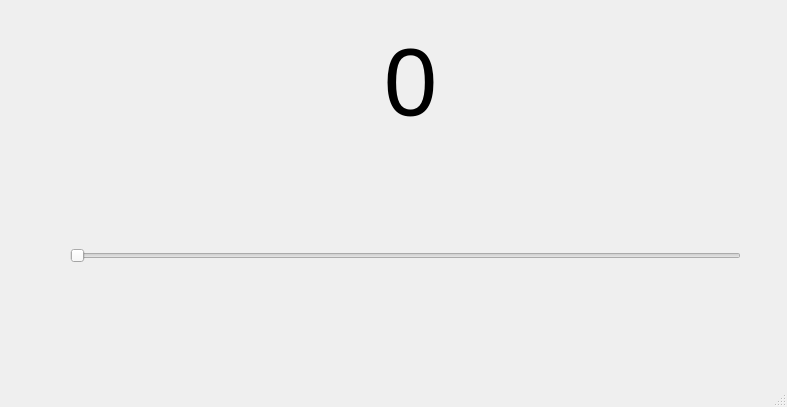
<?xml version="1.0" encoding="UTF-8"?>
<ui version="4.0">
 <class>MainWindow</class>
 <widget class="QMainWindow" name="MainWindow">
  <property name="geometry">
   <rect>
    <x>0</x>
    <y>0</y>
    <width>787</width>
    <height>407</height>
   </rect>
  </property>
  <property name="windowTitle">
   <string>MainWindow</string>
  </property>
  <widget class="QWidget" name="centralwidget">
   <widget class="QSlider" name="horizontalSlider">
    <property name="geometry">
     <rect>
      <x>70</x>
      <y>180</y>
      <width>671</width>
      <height>151</height>
     </rect>
    </property>
    <property name="orientation">
     <enum>Qt::Horizontal</enum>
    </property>
   </widget>
   <widget class="QLabel" name="label">
    <property name="geometry">
     <rect>
      <x>80</x>
      <y>10</y>
      <width>661</width>
      <height>145</height>
     </rect>
    </property>
    <property name="font">
     <font>
      <pointsize>72</pointsize>
     </font>
    </property>
    <property name="text">
     <string>0</string>
    </property>
    <property name="alignment">
     <set>Qt::AlignCenter</set>
    </property>
   </widget>
  </widget>
  <widget class="QMenuBar" name="menubar">
   <property name="geometry">
    <rect>
     <x>0</x>
     <y>0</y>
     <width>787</width>
     <height>26</height>
    </rect>
   </property>
  </widget>
  <widget class="QStatusBar" name="statusbar"/>
 </widget>
 <resources/>
 <connections/>
</ui>
